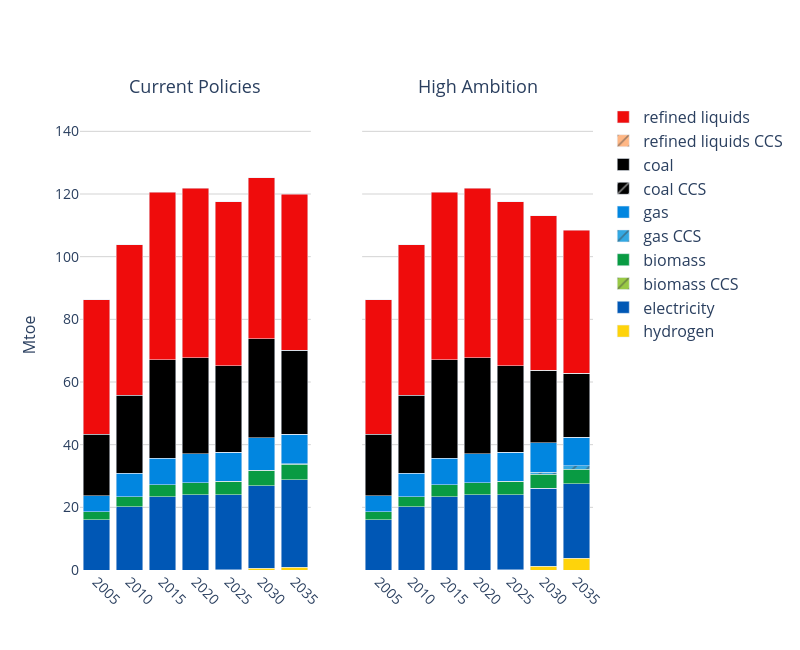

Notebook code for this chart:
### Code cell
# ------------------------------
# B) Industry final energy by fuel (all industry)
# ------------------------------
q_idx = 100
df, _ = run_query(conn, q_idx)
df["fuel"] = df.apply(cat_fuel_ind, axis=1)
dfB = df[df["Year"] >= 2005].copy()
dfB["value"] *= EJ_TO_MTOE
two_panel_stack(
    dfB, category="fuel", years=list(range(2005, 2036, 5)),
    out_png="./fig/industry_energy_type.png", y_max=150,
    colors=FUEL_COLORS, patterns=FUEL_PATTERNS
)

### Figure 1 — Plotly figure (JSON) as saved in the notebook; plotly's stock layout.template omitted (floating-point values rounded to 4 significant figures)
{"data": [{"marker": {"color": "#FED30B"}, "name": "hydrogen", "showlegend": true, "type": "bar", "x": [2020, 2025, 2030, 2035], "xaxis": "x", "y": [0.001322, 0.04718, 0.5057, 0.948], "yaxis": "y"}, {"marker": {"color": "#0057B5"}, "name": "electricity", "showlegend": true, "type": "bar", "x": [2005, 2010, 2015, 2020, 2025, 2030, 2035], "xaxis": "x", "y": [16.05, 20.15, 23.35, 23.95, 23.96, 26.38, 27.8], "yaxis": "y"}, {"marker": {"color": "rgb(153, 201, 69)", "pattern": {"shape": "/"}}, "name": "biomass CCS", "showlegend": true, "type": "bar", "x": [2020, 2025, 2030, 2035], "xaxis": "x", "y": [6.79e-05, 0.0005264, 0.004867, 0.02197], "yaxis": "y"}, {"marker": {"color": "#099B43"}, "name": "biomass", "showlegend": true, "type": "bar", "x": [2005, 2010, 2015, 2020, 2025, 2030, 2035], "xaxis": "x", "y": [2.572, 3.19, 3.932, 3.936, 4.287, 4.954, 5.033], "yaxis": "y"}, {"marker": {"color": "#33A8E2", "pattern": {"shape": "/"}}, "name": "gas CCS", "showlegend": true, "type": "bar", "x": [2020, 2025, 2030, 2035], "xaxis": "x", "y": [8.666e-05, 0.000144, 0.01298, 0.05594], "yaxis": "y"}, {"marker": {"color": "#0186E0"}, "name": "gas", "showlegend": true, "type": "bar", "x": [2005, 2010, 2015, 2020, 2025, 2030, 2035], "xaxis": "x", "y": [5.092, 7.57, 8.385, 9.248, 9.33, 10.31, 9.519], "yaxis": "y"}, {"marker": {"color": "#000000", "pattern": {"shape": "/"}}, "name": "coal CCS", "showlegend": true, "type": "bar", "x": [2020, 2025, 2030, 2035], "xaxis": "x", "y": [2.265e-06, 2.201e-06, 0.0002452, 0.001441], "yaxis": "y"}, {"marker": {"color": "#000000"}, "name": "coal", "showlegend": true, "type": "bar", "x": [2005, 2010, 2015, 2020, 2025, 2030, 2035], "xaxis": "x", "y": [19.67, 24.89, 31.4, 30.56, 27.53, 31.65, 26.7], "yaxis": "y"}, {"marker": {"color": "#FFB785", "pattern": {"shape": "/"}}, "name": "refined liquids CCS", "showlegend": true, "type": "bar", "x": [2020, 2025, 2030, 2035], "xaxis": "x", "y": [0.0001098, 0.0001066, 0.008776, 0.04787], "yaxis": "y"}, {"marker": {"color": "#EF0C0C"}, "name": "refined liquids", "showlegend": true, "type": "bar", "x": [2005, 2010, 2015, 2020, 2025, 2030, 2035], "xaxis": "x", "y": [42.93, 48.04, 53.42, 54.16, 52.4, 51.34, 49.74], "yaxis": "y"}, {"marker": {"color": "#FED30B"}, "name": "hydrogen", "showlegend": false, "type": "bar", "x": [2020, 2025, 2030, 2035], "xaxis": "x2", "y": [0.001322, 0.04718, 1.157, 3.793], "yaxis": "y2"}, {"marker": {"color": "#0057B5"}, "name": "electricity", "showlegend": false, "type": "bar", "x": [2005, 2010, 2015, 2020, 2025, 2030, 2035], "xaxis": "x2", "y": [16.05, 20.15, 23.35, 23.95, 23.96, 24.99, 23.69], "yaxis": "y2"}, {"marker": {"color": "rgb(153, 201, 69)", "pattern": {"shape": "/"}}, "name": "biomass CCS", "showlegend": false, "type": "bar", "x": [2020, 2025, 2030, 2035], "xaxis": "x2", "y": [6.79e-05, 0.0005264, 0.008775, 0.05731], "yaxis": "y2"}, {"marker": {"color": "#099B43"}, "name": "biomass", "showlegend": false, "type": "bar", "x": [2005, 2010, 2015, 2020, 2025, 2030, 2035], "xaxis": "x2", "y": [2.572, 3.19, 3.932, 3.936, 4.287, 4.481, 4.609], "yaxis": "y2"}, {"marker": {"color": "#33A8E2", "pattern": {"shape": "/"}}, "name": "gas CCS", "showlegend": false, "type": "bar", "x": [2020, 2025, 2030, 2035], "xaxis": "x2", "y": [8.666e-05, 0.000144, 0.485, 1.102], "yaxis": "y2"}, {"marker": {"color": "#0186E0"}, "name": "gas", "showlegend": false, "type": "bar", "x": [2005, 2010, 2015, 2020, 2025, 2030, 2035], "xaxis": "x2", "y": [5.092, 7.57, 8.385, 9.248, 9.33, 9.489, 9.105], "yaxis": "y2"}, {"marker": {"color": "#000000", "pattern": {"shape": "/"}}, "name": "coal CCS", "showlegend": false, "type": "bar", "x": [2020, 2025, 2030, 2035], "xaxis": "x2", "y": [2.265e-06, 2.201e-06, 0.001109, 0.01032], "yaxis": "y2"}, {"marker": {"color": "#000000"}, "name": "coal", "showlegend": false, "type": "bar", "x": [2005, 2010, 2015, 2020, 2025, 2030, 2035], "xaxis": "x2", "y": [19.67, 24.89, 31.4, 30.56, 27.53, 23.05, 20.31], "yaxis": "y2"}, {"marker": {"color": "#FFB785", "pattern": {"shape": "/"}}, "name": "refined liquids CCS", "showlegend": false, "type": "bar", "x": [2020, 2025, 2030, 2035], "xaxis": "x2", "y": [0.0001098, 0.0001066, 0.0164, 0.1331], "yaxis": "y2"}, {"marker": {"color": "#EF0C0C"}, "name": "refined liquids", "showlegend": false, "type": "bar", "x": [2005, 2010, 2015, 2020, 2025, 2030, 2035], "xaxis": "x2", "y": [42.93, 48.04, 53.42, 54.16, 52.4, 49.33, 45.71], "yaxis": "y2"}], "layout": {"annotations": [{"font": {"size": 18}, "showarrow": false, "text": "Current Policies", "x": 0.225, "xanchor": "center", "xref": "paper", "y": 1, "yanchor": "bottom", "yref": "paper"}, {"font": {"size": 18}, "showarrow": false, "text": "High Ambition", "x": 0.775, "xanchor": "center", "xref": "paper", "y": 1, "yanchor": "bottom", "yref": "paper"}], "barmode": "stack", "height": 650, "legend": {"font": {"size": 16}, "traceorder": "reversed", "x": 1.02, "y": 1}, "plot_bgcolor": "rgba(0,0,0,0)", "title": {"font": {"size": 24}, "x": 0.5}, "width": 800, "xaxis": {"anchor": "y", "domain": [0, 0.45], "tickangle": 45, "tickfont": {"size": 14}, "ticktext": ["2005", "2010", "2015", "2020", "2025", "2030", "2035"], "tickvals": [2005, 2010, 2015, 2020, 2025, 2030, 2035], "title": {"font": {"size": 16}}}, "xaxis2": {"anchor": "y2", "domain": [0.55, 1], "tickangle": 45, "tickfont": {"size": 14}, "ticktext": ["2005", "2010", "2015", "2020", "2025", "2030", "2035"], "tickvals": [2005, 2010, 2015, 2020, 2025, 2030, 2035], "title": {"font": {"size": 16}}}, "yaxis": {"anchor": "x", "domain": [0, 1], "gridcolor": "lightgray", "range": [0, 150], "showgrid": true, "tickfont": {"size": 14}, "title": {"font": {"size": 16}, "text": "Mtoe"}}, "yaxis2": {"anchor": "x2", "domain": [0, 1], "gridcolor": "lightgray", "matches": "y", "range": [0, 150], "showgrid": true, "showticklabels": false, "tickfont": {"size": 14}}}}
